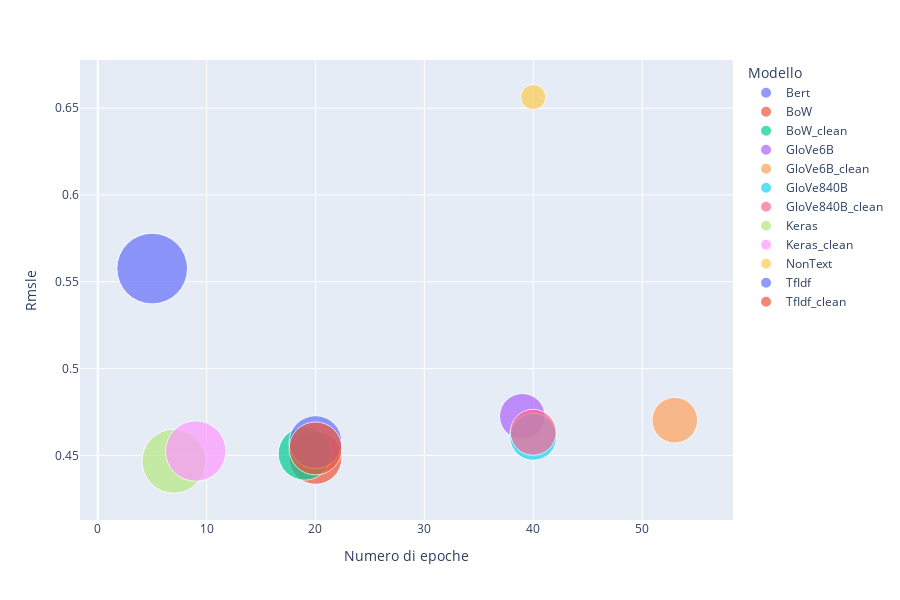

Source (notebook cell):
### Code cell
fig = px.scatter(df, x="nepochs", y="rmsle", size='etime_log2',
                 text=None, color="model", width=900, height=600,
                 log_x=False, log_y=False, size_max=50,
                 labels={
                     "nepochs": "Numero di epoche",
                     "rmsle": "Rmsle",
                     "model": "Modello"
                 },
                 #title="Rmsle in funzione del numero totale di epoche di training. La dimensione corrisponde alla durata di una singola epoca"
                )
#fig.update_layout(paper_bgcolor='rgba(0,0,0,0)',plot_bgcolor='rgba(0,0,0,0)')
#fig.update_traces(textposition='top center')
#fig.update_layout(showlegend=False)

# Errore in funzione del Numero di Epoche
# La dimensione dipende dal tempo richiesto da una singola epoca
fig.show()

### Figure 1 — Plotly figure (JSON) as saved in the notebook; plotly's stock layout.template omitted (floating-point values rounded to 4 significant figures)
{"data": [{"hovertemplate": "Modello=Bert<br>Numero di epoche=%{x}<br>Rmsle=%{y}<br>etime_log2=%{marker.size}<extra></extra>", "legendgroup": "Bert", "marker": {"color": "#636efa", "size": [54.43], "sizemode": "area", "sizeref": 0.02177, "symbol": "circle"}, "mode": "markers", "name": "Bert", "orientation": "v", "showlegend": true, "type": "scatter", "x": [5], "xaxis": "x", "y": [0.5576], "yaxis": "y"}, {"hovertemplate": "Modello=BoW<br>Numero di epoche=%{x}<br>Rmsle=%{y}<br>etime_log2=%{marker.size}<extra></extra>", "legendgroup": "BoW", "marker": {"color": "#EF553B", "size": [30.49], "sizemode": "area", "sizeref": 0.02177, "symbol": "circle"}, "mode": "markers", "name": "BoW", "orientation": "v", "showlegend": true, "type": "scatter", "x": [20], "xaxis": "x", "y": [0.4486], "yaxis": "y"}, {"hovertemplate": "Modello=BoW_clean<br>Numero di epoche=%{x}<br>Rmsle=%{y}<br>etime_log2=%{marker.size}<extra></extra>", "legendgroup": "BoW_clean", "marker": {"color": "#00cc96", "size": [30.49], "sizemode": "area", "sizeref": 0.02177, "symbol": "circle"}, "mode": "markers", "name": "BoW_clean", "orientation": "v", "showlegend": true, "type": "scatter", "x": [19], "xaxis": "x", "y": [0.451], "yaxis": "y"}, {"hovertemplate": "Modello=GloVe6B<br>Numero di epoche=%{x}<br>Rmsle=%{y}<br>etime_log2=%{marker.size}<extra></extra>", "legendgroup": "GloVe6B", "marker": {"color": "#ab63fa", "size": [22.68], "sizemode": "area", "sizeref": 0.02177, "symbol": "circle"}, "mode": "markers", "name": "GloVe6B", "orientation": "v", "showlegend": true, "type": "scatter", "x": [39], "xaxis": "x", "y": [0.4725], "yaxis": "y"}, {"hovertemplate": "Modello=GloVe6B_clean<br>Numero di epoche=%{x}<br>Rmsle=%{y}<br>etime_log2=%{marker.size}<extra></extra>", "legendgroup": "GloVe6B_clean", "marker": {"color": "#FFA15A", "size": [22.76], "sizemode": "area", "sizeref": 0.02177, "symbol": "circle"}, "mode": "markers", "name": "GloVe6B_clean", "orientation": "v", "showlegend": true, "type": "scatter", "x": [53], "xaxis": "x", "y": [0.4702], "yaxis": "y"}, {"hovertemplate": "Modello=GloVe840B<br>Numero di epoche=%{x}<br>Rmsle=%{y}<br>etime_log2=%{marker.size}<extra></extra>", "legendgroup": "GloVe840B", "marker": {"color": "#19d3f3", "size": [24.06], "sizemode": "area", "sizeref": 0.02177, "symbol": "circle"}, "mode": "markers", "name": "GloVe840B", "orientation": "v", "showlegend": true, "type": "scatter", "x": [40], "xaxis": "x", "y": [0.4607], "yaxis": "y"}, {"hovertemplate": "Modello=GloVe840B_clean<br>Numero di epoche=%{x}<br>Rmsle=%{y}<br>etime_log2=%{marker.size}<extra></extra>", "legendgroup": "GloVe840B_clean", "marker": {"color": "#FF6692", "size": [23.0], "sizemode": "area", "sizeref": 0.02177, "symbol": "circle"}, "mode": "markers", "name": "GloVe840B_clean", "orientation": "v", "showlegend": true, "type": "scatter", "x": [40], "xaxis": "x", "y": [0.4633], "yaxis": "y"}, {"hovertemplate": "Modello=Keras<br>Numero di epoche=%{x}<br>Rmsle=%{y}<br>etime_log2=%{marker.size}<extra></extra>", "legendgroup": "Keras", "marker": {"color": "#B6E880", "size": [44.52], "sizemode": "area", "sizeref": 0.02177, "symbol": "circle"}, "mode": "markers", "name": "Keras", "orientation": "v", "showlegend": true, "type": "scatter", "x": [7], "xaxis": "x", "y": [0.4466], "yaxis": "y"}, {"hovertemplate": "Modello=Keras_clean<br>Numero di epoche=%{x}<br>Rmsle=%{y}<br>etime_log2=%{marker.size}<extra></extra>", "legendgroup": "Keras_clean", "marker": {"color": "#FF97FF", "size": [39.79], "sizemode": "area", "sizeref": 0.02177, "symbol": "circle"}, "mode": "markers", "name": "Keras_clean", "orientation": "v", "showlegend": true, "type": "scatter", "x": [9], "xaxis": "x", "y": [0.4525], "yaxis": "y"}, {"hovertemplate": "Modello=NonText<br>Numero di epoche=%{x}<br>Rmsle=%{y}<br>etime_log2=%{marker.size}<extra></extra>", "legendgroup": "NonText", "marker": {"color": "#FECB52", "size": [6.965], "sizemode": "area", "sizeref": 0.02177, "symbol": "circle"}, "mode": "markers", "name": "NonText", "orientation": "v", "showlegend": true, "type": "scatter", "x": [40], "xaxis": "x", "y": [0.6563], "yaxis": "y"}, {"hovertemplate": "Modello=TfIdf<br>Numero di epoche=%{x}<br>Rmsle=%{y}<br>etime_log2=%{marker.size}<extra></extra>", "legendgroup": "TfIdf", "marker": {"color": "#636efa", "size": [30.49], "sizemode": "area", "sizeref": 0.02177, "symbol": "circle"}, "mode": "markers", "name": "TfIdf", "orientation": "v", "showlegend": true, "type": "scatter", "x": [20], "xaxis": "x", "y": [0.4576], "yaxis": "y"}, {"hovertemplate": "Modello=TfIdf_clean<br>Numero di epoche=%{x}<br>Rmsle=%{y}<br>etime_log2=%{marker.size}<extra></extra>", "legendgroup": "TfIdf_clean", "marker": {"color": "#EF553B", "size": [30.49], "sizemode": "area", "sizeref": 0.02177, "symbol": "circle"}, "mode": "markers", "name": "TfIdf_clean", "orientation": "v", "showlegend": true, "type": "scatter", "x": [20], "xaxis": "x", "y": [0.454], "yaxis": "y"}], "layout": {"height": 600, "legend": {"itemsizing": "constant", "title": {"text": "Modello"}, "tracegroupgap": 0}, "margin": {"t": 60}, "width": 900, "xaxis": {"anchor": "y", "domain": [0, 1], "title": {"text": "Numero di epoche"}}, "yaxis": {"anchor": "x", "domain": [0, 1], "title": {"text": "Rmsle"}}}}
